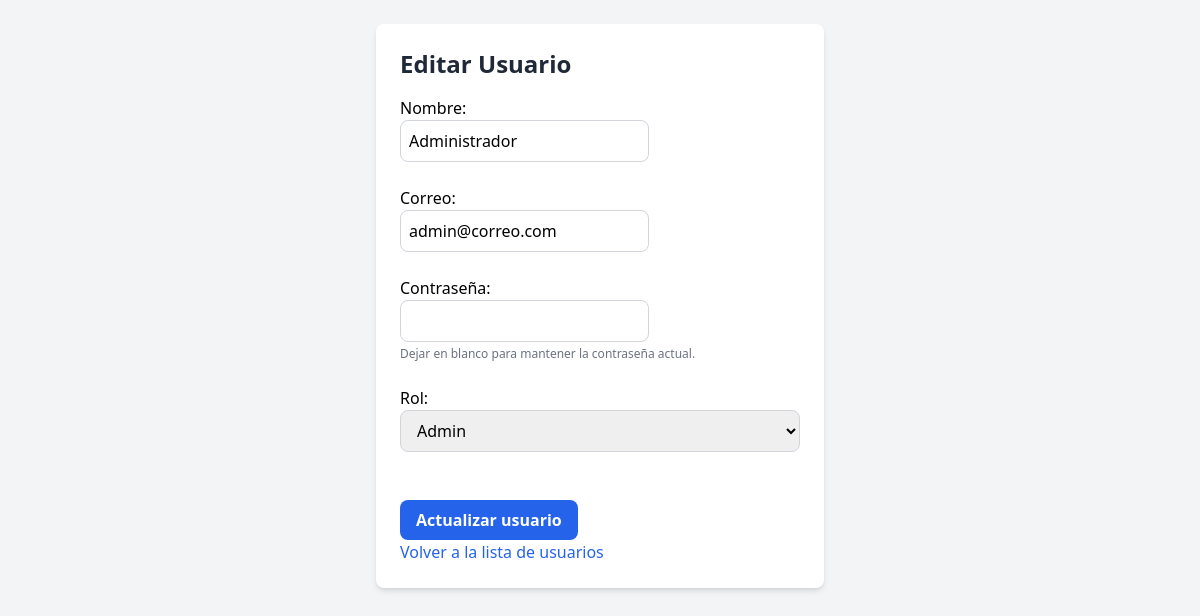
Page /edit-usuario.php?id=1 (signed in) on the committed database.
### tables this page shows
CREATE TABLE `usuarios` (
  `id` int(11) NOT NULL,
  `nombre` varchar(150) DEFAULT NULL,
  `correo` varchar(150) DEFAULT NULL,
  `password` varchar(150) DEFAULT NULL,
  `rol` varchar(100) DEFAULT NULL
);

### edit-usuario.php (the view, shortened to what this page needs)
<?php
require 'db.php';
$id = $_GET['id'];
$stmt = $pdo->prepare("SELECT * FROM usuarios WHERE id = :id");
$stmt->execute(['id' => $id]);
$usuario = $stmt->fetch(PDO::FETCH_ASSOC);
include 'recursos/header.php';
?>
<div class="flex items-center justify-center">
    <div class="max-w-md w-full bg-white shadow-md rounded-lg p-6">
        <h2 class="text-2xl font-bold text-gray-800 mb-4">Editar Usuario</h2>
        <form method="POST" action="edit-usuario.php?id=<?php echo $usuario['id']; ?>">
            <label for="nombre">Nombre:</label><br>
            <input class="border border-gray-300 rounded-lg p-2" type="text" id="nombre" name="nombre" value="<?php echo htmlspecialchars($usuario['nombre']); ?>" required><br><br>
            <label for="correo">Correo:</label><br>
            <input class="border border-gray-300 rounded-lg p-2" type="email" id="correo" name="correo" value="<?php echo htmlspecialchars($usuario['correo']); ?>" required><br><br>
            <label for="password">Contraseña:</label><br>
            <input class="border border-gray-300 rounded-lg p-2" type="text" id="password" name="password">
            <p class="text-xs text-gray-500 mt-1">Dejar en blanco para mantener la contraseña actual.</p>
            <br>
            <label for="rol">Rol:</label><br>
            <select id="rol" name="rol" required class="block w-full px-3 py-2 border border-gray-300 rounded-lg focus:outline-none focus:ring-2 focus:ring-blue-500">
                    <option value="Admin" <?php echo ($usuario['rol'] === 'Admin') ? 'selected' : ''; ?>>Admin</option>
                </select>
            <br><br>
            <input class="bg-blue-600 hover:bg-blue-700 text-white font-semibold px-4 py-2 rounded-lg transition" type="submit" value="Actualizar usuario">
        </form>
        <a href="usuarios.php" class="text-blue-600 hover:text-blue-800">Volver a la lista de usuarios</a>
    </div>
</div>
<?php include 'recursos/footer.php'; ?>

### rows in the picture
usuarios: nombre "Administrador", correo "admin@correo.com", rol "Admin"
